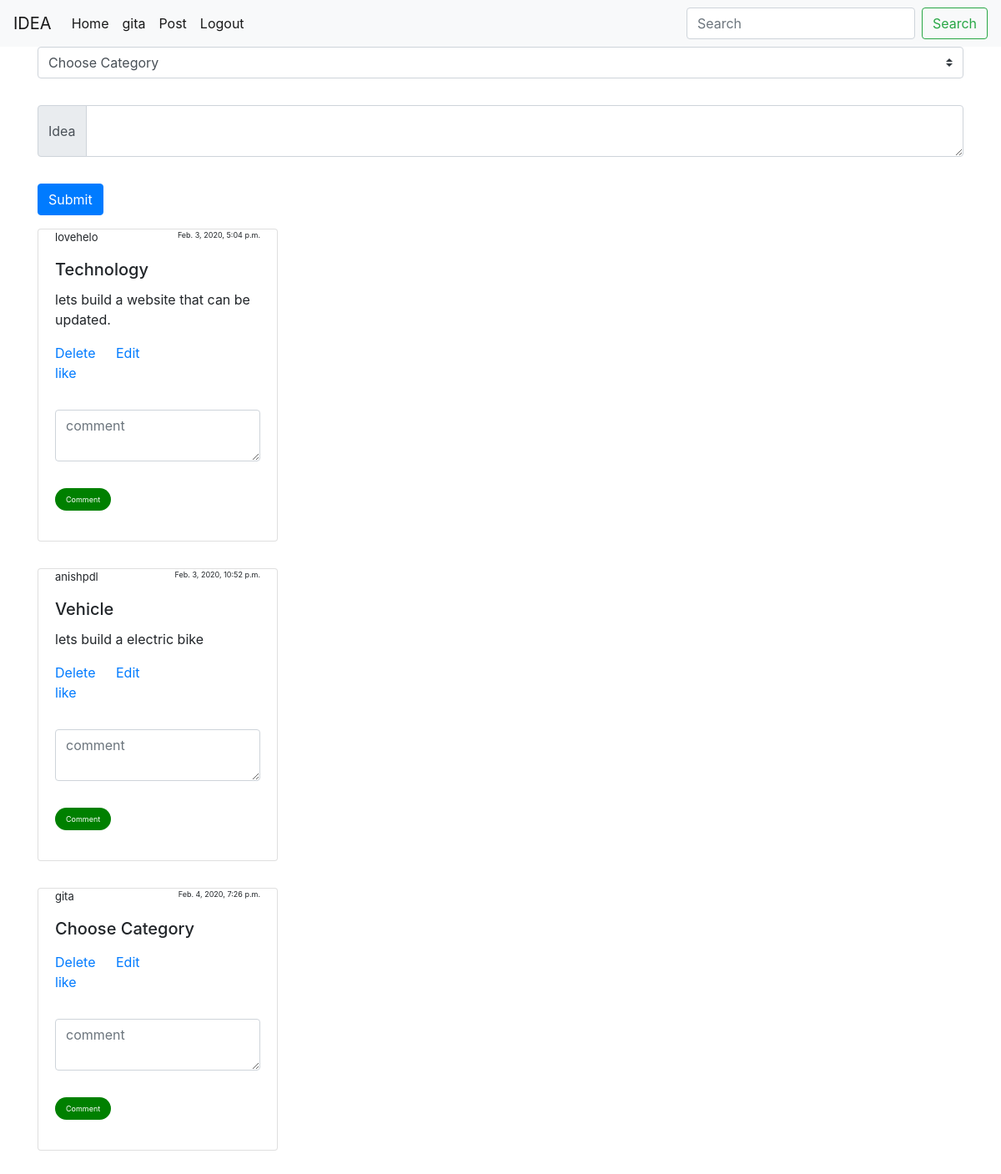
The page /home/ (signed in) on the database its author committed.
### main/models.py (models this page shows, shortened)
class idea(models.Model):
    ideaPeacher= models.ForeignKey(User, on_delete=models.CASCADE, default=None)
    Post_idea = models.TextField()
    date_created = models.DateTimeField(default=datetime.now())
    category = models.ManyToManyField(category)
    Like = models.ManyToManyField(User, default=True, related_name='post_like')

class category(models.Model):
    category   = models.CharField(max_length=100)

### main/views.py (the view)
def homepage(request):
    i = idea.objects.all()
    query = ""
    if request.GET:
        query = request.GET['q']
        i = get_data_queryset(str(query))
    return render(request,"main/home.html", context={"ideas":i})

### main/templates/main/home.html (shortened to what this page needs)
{% extends 'main/header.html' %}
{% block content %}
{% load crispy_forms_tags %}
{% if ideas %}
<div>
  <form method="post" , action="submitidea/">
    <select class="custom-select" name="dropdown">
      <option selected>Choose Category</option>
    </select>
    <div class="input-group" style="margin-top: 2rem; margin-bottom: 2rem;">
      <div class="input-group-prepend">
        <span class="input-group-text">Idea</span>
      </div>
      <textarea class="form-control" aria-label="With textarea" name="idea"></textarea>
    </div>
    <button type="Submit" class="btn btn-primary">Submit</button>
  </form>
</div>
<div>
  {% for i in ideas %}
  <div class="card" style="width: 18rem; margin-bottom: 2rem; margin-top: 1rem; ">
    <div class="card-body">
      <p style="font-size:13px;margin-top:-20px">{{i.ideaPeacher}} <Span style="font-size:9px;float:right;">{{i.date_created}}</Span></p>
      <h5 class="card-title">{% for c in i.category.all %}
        {{c.category}}{% endfor %}</h5>
      <p class="card-text">{{i.Post_idea}}</p>
      <a href="{% url 'delete_idea' i.pk %}" class="card-link">Delete</a>
      <a href="{% url 'edit_idea' i.pk %}" class="card-link">Edit</a>
      <p>{{instance.like.count}}<a href='{{instance.get_like_url}}'>like</a></p>
      <form method='Post', action='submitcomment/'>
        <div class="input-group" style="margin-top: 2rem; margin-bottom: 2rem;">
          <textarea class="form-control" aria-label="With textarea" name="comment" placeholder='comment'></textarea>
        </div>
        <button type="Submit" id='commentbtn' class="btn" style="background-color: green;border-radius:20px;font-size:9px;color:white;">Comment</button>
      </form>
    </div>
  </div>
  {% endfor %}
  {% endif %}
</div>
{% endblock %}

### main/templates/main/navbar.html (shortened to what this page needs)
<nav class="navbar navbar-expand-lg navbar-light bg-light">
  <a class="navbar-brand" href="#">IDEA</a>
  <div class="collapse navbar-collapse" id="navbarSupportedContent">
    <ul class="navbar-nav mr-auto">
      {% if user.is_authenticated %}
      <li class="nav-item active">
        <a class="nav-link" href="/home">Home <span class="sr-only">(current)</span></a>
      </li>
      <li class="nav-item active">
        <a class="nav-link" href="/profile">{{user.username}}</a>
      </li>
      <li class="nav-item active">
        <a class="nav-link" href="/idea">Post</a>
      </li>
      <li class="nav-item active">
        <a class="nav-link" href="/logout">Logout</a>
      </li>
    </ul>
    <form class="form-inline my-2 my-lg-0" method="get">
      <input class="form-control mr-sm-2" type="text" placeholder="Search" aria-label="Search" value="{{query}}"
        name="q">
      <button class="btn btn-outline-success my-2 my-sm-0" type="submit">Search</button>
    </form>
    {% endif %}
  </div>
</nav>

### rows shown on the page
idea: ideaPeacher "lovehelo", date_created "Feb. 3, 2020, 5:04 p.m.", Post_idea "lets build a website that can be updated."
category: category "Technology"
idea: ideaPeacher "anishpdl", date_created "Feb. 3, 2020, 10:52 p.m.", Post_idea "lets build a electric bike"
category: category "Vehicle"
idea: ideaPeacher "gita", date_created "Feb. 4, 2020, 7:26 p.m."
category: category "Choose Category"

### other values the page prints
{{ user.username }} "gita"
